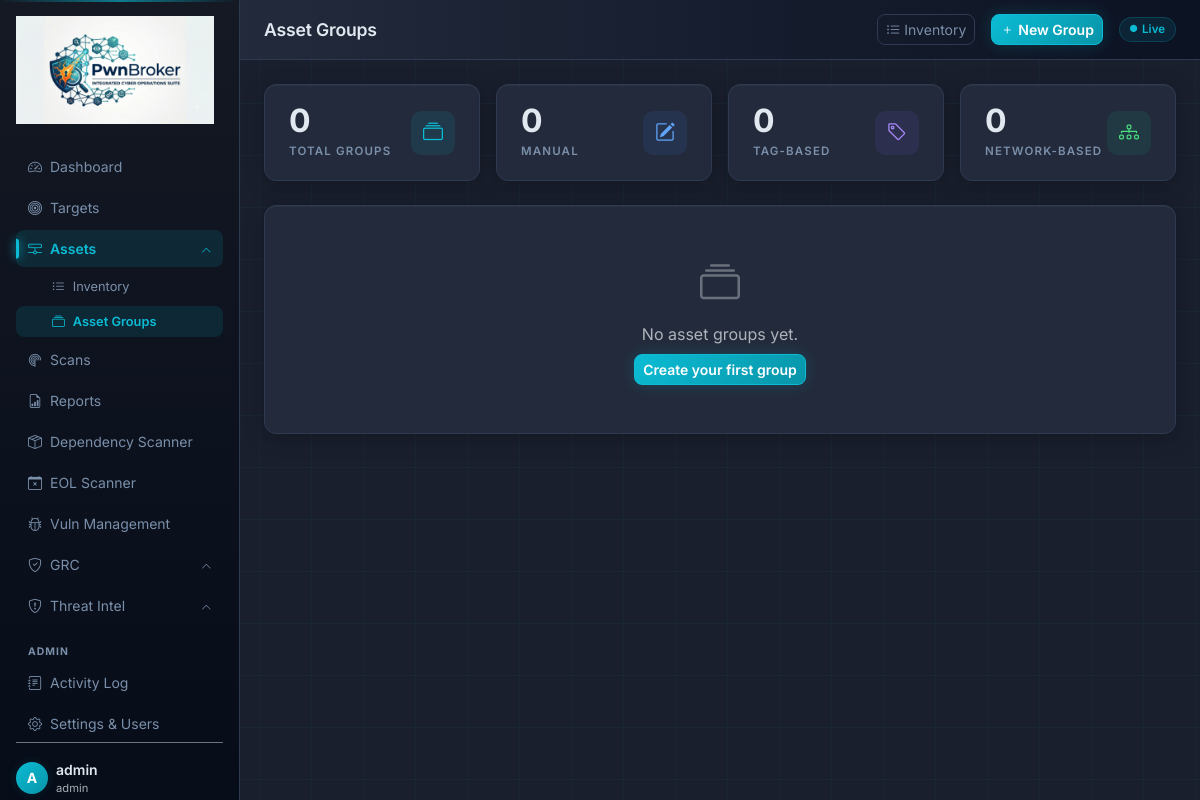
The page /assets/groups (signed in) on the database its author committed.
### app/models.py (models this page shows, shortened)
class User(UserMixin, db.Model):
    __tablename__ = "users"
    id = db.Column(db.Integer, primary_key=True)
    username = db.Column(db.String(80), unique=True, nullable=False)
    email = db.Column(db.String(120), unique=True, nullable=False)
    password_hash = db.Column(db.String(256), nullable=False)
    role = db.Column(db.String(20), default="user")  # admin | user
    active = db.Column(db.Boolean, default=True)
    created_at = db.Column(db.DateTime, default=lambda: datetime.now(timezone.utc))
    @property
    def is_admin(self):
        return self.role == "admin"

### app/routes/assets.py (the view)
@assets_bp.route("/groups")
@login_required
def groups():
    all_groups = AssetGroup.query.order_by(AssetGroup.name).all()
    for g in all_groups:
        g._members = _resolve_group_assets(g)
    tags     = Tag.query.order_by(Tag.label).all()
    networks = Target.query.order_by(Target.name).all()
    all_assets = Asset.query.order_by(Asset.ip_address).all()
    return render_template("assets/groups.html",
                           groups=all_groups, tags=tags,
                           networks=networks, all_assets=all_assets)

### app/templates/assets/groups.html (shortened to what this page needs)
{% extends "base.html" %}
{% block page_title %}Asset Groups{% endblock %}
{% block header_actions %}
<a href="{{ url_for('assets.index') }}" class="btn btn-sm btn-outline-secondary">
  <i class="bi bi-list-ul me-1"></i>Inventory
</a>
{% if current_user.is_admin %}
<button class="btn btn-sm btn-primary" data-bs-toggle="modal" data-bs-target="#createModal">
  <i class="bi bi-plus me-1"></i>New Group
</button>
{% endif %}
{% endblock %}
{% block content %}
<div class="row g-3 mb-4">
  <div class="col-sm-6 col-xl-3">
    <div class="stat-card">
      <div class="d-flex align-items-center justify-content-between">
        <div>
          <div class="stat-value">{{ groups | length }}</div>
          <div class="stat-label">Total Groups</div>
        </div>
        <div class="stat-icon" style="background:rgba(11,188,212,0.1);color:var(--accent)">
          <i class="bi bi-collection"></i>
        </div>
      </div>
    </div>
  </div>
  <div class="col-sm-6 col-xl-3">
    <div class="stat-card">
      <div class="d-flex align-items-center justify-content-between">
        <div>
          <div class="stat-value">{{ groups | selectattr('group_type','equalto','manual') | list | length }}</div>
          <div class="stat-label">Manual</div>
        </div>
        <div class="stat-icon" style="background:rgba(59,130,246,0.1);color:#60a5fa">
          <i class="bi bi-pencil-square"></i>
        </div>
      </div>
    </div>
  </div>
  <div class="col-sm-6 col-xl-3">
    <div class="stat-card">
      <div class="d-flex align-items-center justify-content-between">
        <div>
          <div class="stat-value">{{ groups | selectattr('group_type','equalto','tag') | list | length }}</div>
          <div class="stat-label">Tag-based</div>
        </div>
        <div class="stat-icon" style="background:rgba(139,92,246,0.1);color:#a78bfa">
          <i class="bi bi-tag"></i>
        </div>
      </div>
    </div>
  </div>
  <div class="col-sm-6 col-xl-3">
    <div class="stat-card">
      <div class="d-flex align-items-center justify-content-between">
        <div>
          <div class="stat-value">{{ groups | selectattr('group_type','equalto','network') | list | length }}</div>
          <div class="stat-label">Network-based</div>
        </div>
        <div class="stat-icon" style="background:rgba(16,185,129,0.1);color:#4ade80">
          <i class="bi bi-diagram-3"></i>
        </div>
      </div>
    </div>
  </div>
</div>
{% if not groups %}
<div class="form-card text-center py-5 text-muted">
  <i class="bi bi-collection fs-1 d-block mb-2 opacity-50"></i>
  No asset groups yet.
  {% if current_user.is_admin %}
  <div class="mt-2">
    <button class="btn btn-primary btn-sm" data-bs-toggle="modal" data-bs-target="#createModal">
      Create your first group
    </button>
  </div>
  {% endif %}
</div>
{% endif %}
{% endblock %}

### app/templates/base.html (shortened to what this page needs)
<!DOCTYPE html>
<html lang="en" data-bs-theme="dark">
  <head>
    <link
      href="https://cdn.jsdelivr.net/npm/bootstrap@5.3.3/dist/css/bootstrap.min.css"
      rel="stylesheet">
    <link
      href="https://cdn.jsdelivr.net/npm/bootstrap-icons@1.11.3/font/bootstrap-icons.min.css"
      rel="stylesheet">
    <link href="{{ url_for('static', filename='css/style.css') }}"
      rel="stylesheet">
  </head>
  <body>
{% if current_user.is_authenticated %}
<div class="d-flex" id="app-wrapper">
  <nav id="sidebar" class="d-flex flex-column p-3">
    <a href="{{ url_for("dashboard.index") }}" class="sidebar-brand d-block mb-4">
      <img src="{{ url_for("static", filename = "img/logo.png") }}" alt="PwnBroker" class="sidebar-logo">
    </a>
    <ul class="nav flex-column gap-1">
      <li class="nav-item">
        <a href="{{ url_for("dashboard.index") }}" class="nav-link {% if request.endpoint == 'dashboard.index' %}active{% endif %}">
          <i class="bi bi-speedometer2 me-2"></i>Dashboard
        </a>
      </li>
      <li class="nav-item">
        <a href="{{ url_for("targets.index") }}" class="nav-link {% if 'targets' in request.endpoint %}active{% endif %}">
          <i class="bi bi-bullseye me-2"></i>Targets
        </a>
      </li>
      <li class="nav-item">
        <a href="#assets-group"
           class="nav-link nav-group-toggle d-flex align-items-center justify-content-between {% if 'assets' in (request.endpoint or '') %}active{% endif %}"
           data-bs-toggle="collapse"
           aria-expanded="{{ 'true' if 'assets' in (request.endpoint or '') else 'false' }}"
           aria-controls="assets-group">
          <span><i class="bi bi-hdd-network me-2"></i>Assets</span>
          <i class="bi bi-chevron-down nav-chevron"></i>
        </a>
        <div class="collapse {% if 'assets' in (request.endpoint or '') %}show{% endif %}" id="assets-group">
          <ul class="nav flex-column gap-1 mt-1">
            <li class="nav-item">
              <a href="{{ url_for("assets.index") }}" class="nav-link nav-sub {% if request.endpoint == 'assets.index' %}active{% endif %}">
                <i class="bi bi-list-ul me-2"></i>Inventory
              </a>
            </li>
            <li class="nav-item">
              <a href="{{ url_for("assets.groups") }}" class="nav-link nav-sub {% if request.endpoint in ('assets.groups','assets.group_detail') %}active{% endif %}">
                <i class="bi bi-collection me-2"></i>Asset Groups
              </a>
            </li>
          </ul>
        </div>
      </li>
      <li class="nav-item">
        <a href="{{ url_for("scans.index") }}" class="nav-link {% if 'scans' in request.endpoint %}active{% endif %}">
          <i class="bi bi-radar me-2"></i>Scans
        </a>
      </li>
      <li class="nav-item">
        <a href="{{ url_for("reports.index") }}" class="nav-link {% if 'reports' in request.endpoint %}active{% endif %}">
          <i class="bi bi-file-earmark-bar-graph me-2"></i>Reports
        </a>
      </li>
      <li class="nav-item">
        <a href="{{ url_for("dependency.index") }}" class="nav-link {% if 'dependency' in request.endpoint %}active{% endif %}">
          <i class="bi bi-box-seam me-2"></i>Dependency Scanner
        </a>
      </li>
      <li class="nav-item">
        <a href="{{ url_for("eol.index") }}" class="nav-link {% if 'eol' in (request.endpoint or '') %}active{% endif %}">
          <i class="bi bi-calendar-x me-2"></i>EOL Scanner
        </a>
      </li>
      <li class="nav-item">
        <a href="{{ url_for("vulns.index") }}" class="nav-link {% if 'vulns' in (request.endpoint or '') %}active{% endif %}">
          <i class="bi bi-bug me-2"></i>Vuln Management
        </a>
      </li>
      <li class="nav-item">
        <a href="#grc-group"
           class="nav-link nav-group-toggle d-flex align-items-center justify-content-between {% if 'grc' in (request.endpoint or '') %}active{% endif %}"
           data-bs-toggle="collapse"
           aria-expanded="{{ 'true' if 'grc' in (request.endpoint or '') else 'false' }}"
           aria-controls="grc-group">
          <span><i class="bi bi-shield-check me-2"></i>GRC</span>
          <i class="bi bi-chevron-down nav-chevron"></i>
        </a>
      </li>
      <li class="nav-item">
        <a href="#threat-group"
           class="nav-link nav-group-toggle d-flex align-items-center justify-content-between {% if 'threat' in (request.endpoint or '') %}active{% endif %}"
           data-bs-toggle="collapse"
           aria-expanded="{{ 'true' if 'threat' in (request.endpoint or '') else 'false' }}"
           aria-controls="threat-group">
          <span><i class="bi bi-shield-exclamation me-2"></i>Threat Intel</span>
          <i class="bi bi-chevron-down nav-chevron"></i>
        </a>
      </li>
      {% if current_user.is_admin %}
      <li class="mt-3 sidebar-section-label">ADMIN</li>
      <li class="nav-item">
        <a href="{{ url_for("activity.index") }}" class="nav-link {% if 'activity' in (request.endpoint or '') %}active{% endif %}">
          <i class="bi bi-journal-text me-2"></i>Activity Log
        </a>
      </li>
      <li class="nav-item">
        <a href="{{ url_for("settings.index") }}" class="nav-link {% if 'settings' in (request.endpoint or '') %}active{% endif %}">
          <i class="bi bi-gear me-2"></i>Settings &amp; Users
        </a>
      </li>
      {% endif %}
    </ul>
    <div class="mt-auto pt-3 border-top border-secondary">
      <div class="d-flex align-items-center gap-2 mb-2">
        <div class="user-avatar">{{ current_user.username[0].upper() }}</div>
        <div>
          <div class="fw-semibold small">{{ current_user.username }}</div>
          <div class="text-muted" style="font-size:0.7rem">{{ current_user.role }}</div>
        </div>
      </div>
    </div>
  </nav>
  <div id="main-content" class="flex-grow-1">
    <header class="top-bar d-flex align-items-center justify-content-between px-4">
      <h1 class="page-title mb-0">{% block page_title %}{% endblock %}</h1>
      <div class="d-flex align-items-center gap-3">
        {% block header_actions %}{% endblock %}
        <span class="live-badge">
          <i class="bi bi-circle-fill pulse" style="font-size:0.45rem"></i>Live
        </span>
      </div>
    </header>
    <div class="content-area px-4 py-4">
      {% block content %}{% endblock %}
    </div>
  </div>
</div>
{% else %}
{% block auth_content %}{% endblock %}
{% endif %}
  </body>
</html>

### rows shown on the page
User: username "A", username "admin", role "admin"

### other values the page prints
{{ groups | length }} "0"
{{ groups | selectattr('group_type','equalto','manual') | list | length }} "0"
{{ groups | selectattr('group_type','equalto','tag') | list | length }} "0"
{{ groups | selectattr('group_type','equalto','network') | list | length }} "0"
